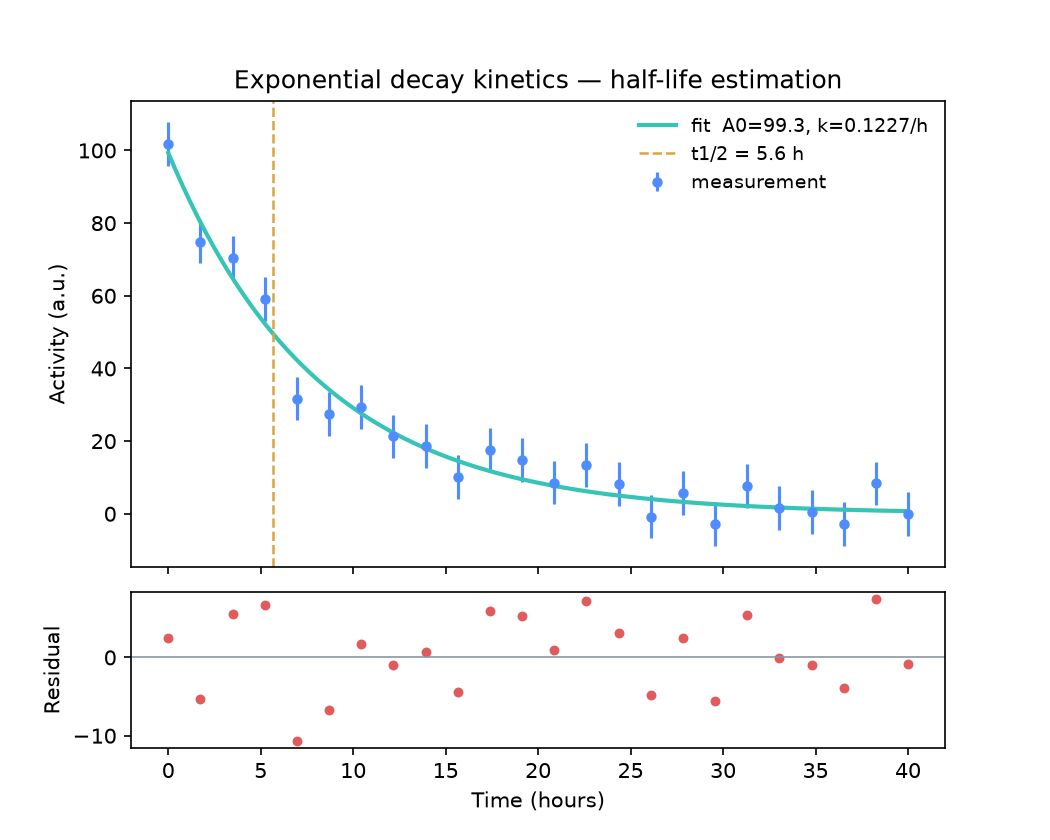

The Python source for this figure:
"""Experiment 01 — Simple: exponential decay kinetics and half-life estimation.

A classic first experiment. We simulate a radioactive-decay / enzyme-inactivation
time course, fit a single exponential, and report the half-life with confidence
bounds. Produces one figure (data + fit + residuals) and a printed results table.

Run it in the Fox workbench kernel (figures auto-become artifacts) or standalone:

    python examples/experiments/01_simple_decay_fit.py
"""

from __future__ import annotations

import numpy as np
from scipy.optimize import curve_fit
from scipy import stats

import matplotlib
matplotlib.use("Agg")
import matplotlib.pyplot as plt

# ------------------------------------------------------------------ settings --
SEED = 42
N_POINTS = 24
TRUE_DECAY_RATE = 0.12          # per hour
TRUE_INITIAL = 100.0            # arbitrary units
NOISE_FRACTION = 0.06           # relative measurement noise
TIMES_HOURS = np.linspace(0.0, 40.0, N_POINTS)

# -------------------------------------------------------------------- model ---
def exponential_decay(t, A0, k):
    """A(t) = A0 * exp(-k*t)"""
    return A0 * np.exp(-k * t)


def simulate_data():
    rng = np.random.default_rng(SEED)
    signal = exponential_decay(TIMES_HOURS, TRUE_INITIAL, TRUE_DECAY_RATE)
    noise = rng.normal(0.0, NOISE_FRACTION * TRUE_INITIAL, size=TIMES_HOURS.size)
    return signal + noise


def fit_decay(measurement: np.ndarray):
    """Fit the exponential and return parameters + covariance."""
    popt, pcov = curve_fit(exponential_decay, TIMES_HOURS, measurement,
                           p0=(80.0, 0.1))
    A0_fit, k_fit = popt
    perr = np.sqrt(np.diag(pcov))
    # Propagate to half-life: t1/2 = ln(2)/k
    t_half = np.log(2.0) / k_fit
    t_half_err = np.log(2.0) * perr[1] / k_fit**2
    ci = stats.t.ppf(0.975, df=N_POINTS - 2)
    return {
        "A0": A0_fit, "A0_err": perr[0],
        "k": k_fit, "k_err": perr[1],
        "t_half": t_half, "t_half_err": t_half_err,
        "t_half_ci": ci * t_half_err,
        "fit_pcov": pcov,
    }


def plot_results(measurement, fit, path: str | None = None):
    t_fine = np.linspace(TIMES_HOURS.min(), TIMES_HOURS.max(), 300)
    fig, (ax, axr) = plt.subplots(
        2, 1, figsize=(7.0, 5.6), sharex=True,
        gridspec_kw={"height_ratios": [3, 1], "hspace": 0.08})

    ax.errorbar(TIMES_HOURS, measurement, yerr=NOISE_FRACTION * TRUE_INITIAL,
                fmt="o", ms=4, color="#4f8cff", label="measurement")
    ax.plot(t_fine, exponential_decay(t_fine, fit["A0"], fit["k"]),
            color="#35c4b6", lw=2, label="fit  A0=%.1f, k=%.4f/h" % (fit["A0"], fit["k"]))
    ax.axvline(fit["t_half"], color="#d9a441", ls="--", lw=1.2,
               label="t1/2 = %.1f h" % fit["t_half"])
    ax.set_ylabel("Activity (a.u.)")
    ax.legend(frameon=False, fontsize=9)
    ax.set_title("Exponential decay kinetics — half-life estimation")

    res = measurement - exponential_decay(TIMES_HOURS, fit["A0"], fit["k"])
    axr.scatter(TIMES_HOURS, res, s=14, color="#e05b5b")
    axr.axhline(0, color="#8b97a5", lw=0.8)
    axr.set_ylabel("Residual")
    axr.set_xlabel("Time (hours)")
    return fig


def main():
    measurement = simulate_data()
    fit = fit_decay(measurement)

    fig = plot_results(measurement, fit)
    # In the Fox kernel the open figure is captured automatically as an artifact.
    # When run as a standalone script, save it to disk instead.
    if __name__ == "__main__":
        fig.savefig("examples/experiments/01_simple_decay_fit.png", dpi=150)

    print("=" * 64)
    print("EXPERIMENT 01 — Exponential decay fit (half-life estimation)")
    print("=" * 64)
    print(f"  True decay rate      : {TRUE_DECAY_RATE:.4f} /h")
    print(f"  Fitted decay rate    : {fit['k']:.4f} ± {fit['k_err']:.4f} /h")
    print(f"  Fitted A0            : {fit['A0']:.2f} ± {fit['A0_err']:.2f}")
    print(f"  Half-life            : {fit['t_half']:.2f} ± {fit['t_half_err']:.2f} h")
    print(f"  95% CI               : [{fit['t_half'] - fit['t_half_ci']:.2f}, "
          f"{fit['t_half'] + fit['t_half_ci']:.2f}] h")
    print("  True half-life       : %.2f h" % (np.log(2.0) / TRUE_DECAY_RATE))
    r2 = 1 - np.sum((measurement - exponential_decay(TIMES_HOURS, fit["A0"], fit["k"]))**2) / \
             np.sum((measurement - measurement.mean())**2)
    print(f"  R^2 (goodness of fit): {r2:.4f}")
    print("=" * 64)


if __name__ == "__main__":
    main()
